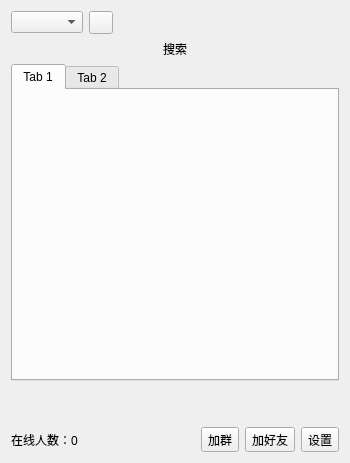
<?xml version="1.0" encoding="UTF-8"?>
<ui version="4.0">
 <class>TAMainWidget</class>
 <widget class="QWidget" name="TAMainWidget">
  <property name="geometry">
   <rect>
    <x>0</x>
    <y>0</y>
    <width>350</width>
    <height>463</height>
   </rect>
  </property>
  <property name="windowTitle">
   <string>Form</string>
  </property>
  <layout class="QVBoxLayout" name="verticalLayout_3">
   <item>
    <layout class="QVBoxLayout" name="verticalLayout_2">
     <item>
      <layout class="QHBoxLayout" name="headhorizontalLayout"/>
     </item>
     <item>
      <layout class="QHBoxLayout" name="horizontalLayout_2">
       <item>
        <widget class="QComboBox" name="comboBox"/>
       </item>
       <item>
        <widget class="QToolButton" name="toolBtnNewMes">
         <property name="text">
          <string/>
         </property>
        </widget>
       </item>
       <item>
        <spacer name="horizontalSpacer_2">
         <property name="orientation">
          <enum>Qt::Horizontal</enum>
         </property>
         <property name="sizeHint" stdset="0">
          <size>
           <width>40</width>
           <height>20</height>
          </size>
         </property>
        </spacer>
       </item>
      </layout>
     </item>
     <item>
      <widget class="QLabel" name="searchlabel">
       <property name="text">
        <string>搜索</string>
       </property>
       <property name="alignment">
        <set>Qt::AlignCenter</set>
       </property>
      </widget>
     </item>
     <item>
      <layout class="QVBoxLayout" name="verticalLayout">
       <item>
        <widget class="QTabWidget" name="tabWidget">
         <property name="currentIndex">
          <number>0</number>
         </property>
         <widget class="QWidget" name="tab">
          <attribute name="title">
           <string>Tab 1</string>
          </attribute>
         </widget>
         <widget class="QWidget" name="tab_2">
          <attribute name="title">
           <string>Tab 2</string>
          </attribute>
          <layout class="QGridLayout" name="gridLayout_3"/>
         </widget>
        </widget>
       </item>
       <item>
        <spacer name="verticalSpacer">
         <property name="orientation">
          <enum>Qt::Vertical</enum>
         </property>
         <property name="sizeType">
          <enum>QSizePolicy::Preferred</enum>
         </property>
         <property name="sizeHint" stdset="0">
          <size>
           <width>20</width>
           <height>40</height>
          </size>
         </property>
        </spacer>
       </item>
      </layout>
     </item>
     <item>
      <layout class="QHBoxLayout" name="horizontalLayout_3">
       <item>
        <widget class="QLabel" name="labelOnlineNum">
         <property name="text">
          <string>在线人数：0</string>
         </property>
        </widget>
       </item>
       <item>
        <spacer name="horizontalSpacer">
         <property name="orientation">
          <enum>Qt::Horizontal</enum>
         </property>
         <property name="sizeHint" stdset="0">
          <size>
           <width>40</width>
           <height>20</height>
          </size>
         </property>
        </spacer>
       </item>
       <item>
        <widget class="QToolButton" name="addFlockBtn">
         <property name="text">
          <string>加群</string>
         </property>
        </widget>
       </item>
       <item>
        <widget class="QToolButton" name="addFriendBtn">
         <property name="text">
          <string>加好友</string>
         </property>
        </widget>
       </item>
       <item>
        <widget class="QToolButton" name="settingBtn">
         <property name="text">
          <string>设置</string>
         </property>
        </widget>
       </item>
      </layout>
     </item>
    </layout>
   </item>
  </layout>
 </widget>
 <resources/>
 <connections/>
</ui>
